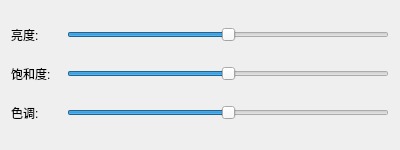
<?xml version="1.0" encoding="UTF-8"?>
<ui version="4.0">
 <class>DialogHSL</class>
 <widget class="QDialog" name="DialogHSL">
  <property name="geometry">
   <rect>
    <x>0</x>
    <y>0</y>
    <width>400</width>
    <height>150</height>
   </rect>
  </property>
  <property name="windowTitle">
   <string>调整颜色</string>
  </property>
  <layout class="QVBoxLayout" name="verticalLayout">
   <item>
    <layout class="QHBoxLayout" name="horizontalLayout">
     <item>
      <widget class="QLabel" name="label">
       <property name="minimumSize">
        <size>
         <width>50</width>
         <height>0</height>
        </size>
       </property>
       <property name="text">
        <string>亮度:</string>
       </property>
      </widget>
     </item>
     <item>
      <widget class="QSlider" name="lSlider">
       <property name="minimum">
        <number>-128</number>
       </property>
       <property name="maximum">
        <number>128</number>
       </property>
       <property name="orientation">
        <enum>Qt::Horizontal</enum>
       </property>
      </widget>
     </item>
    </layout>
   </item>
   <item>
    <layout class="QHBoxLayout" name="horizontalLayout_2">
     <item>
      <widget class="QLabel" name="label_2">
       <property name="minimumSize">
        <size>
         <width>50</width>
         <height>0</height>
        </size>
       </property>
       <property name="text">
        <string>饱和度:</string>
       </property>
      </widget>
     </item>
     <item>
      <widget class="QSlider" name="sSlider">
       <property name="minimum">
        <number>-50</number>
       </property>
       <property name="maximum">
        <number>50</number>
       </property>
       <property name="orientation">
        <enum>Qt::Horizontal</enum>
       </property>
      </widget>
     </item>
    </layout>
   </item>
   <item>
    <layout class="QHBoxLayout" name="horizontalLayout_3">
     <item>
      <widget class="QLabel" name="label_3">
       <property name="minimumSize">
        <size>
         <width>50</width>
         <height>0</height>
        </size>
       </property>
       <property name="text">
        <string>色调:</string>
       </property>
      </widget>
     </item>
     <item>
      <widget class="QSlider" name="hSlider">
       <property name="minimum">
        <number>-180</number>
       </property>
       <property name="maximum">
        <number>180</number>
       </property>
       <property name="orientation">
        <enum>Qt::Horizontal</enum>
       </property>
      </widget>
     </item>
    </layout>
   </item>
  </layout>
 </widget>
 <resources/>
 <connections/>
</ui>
